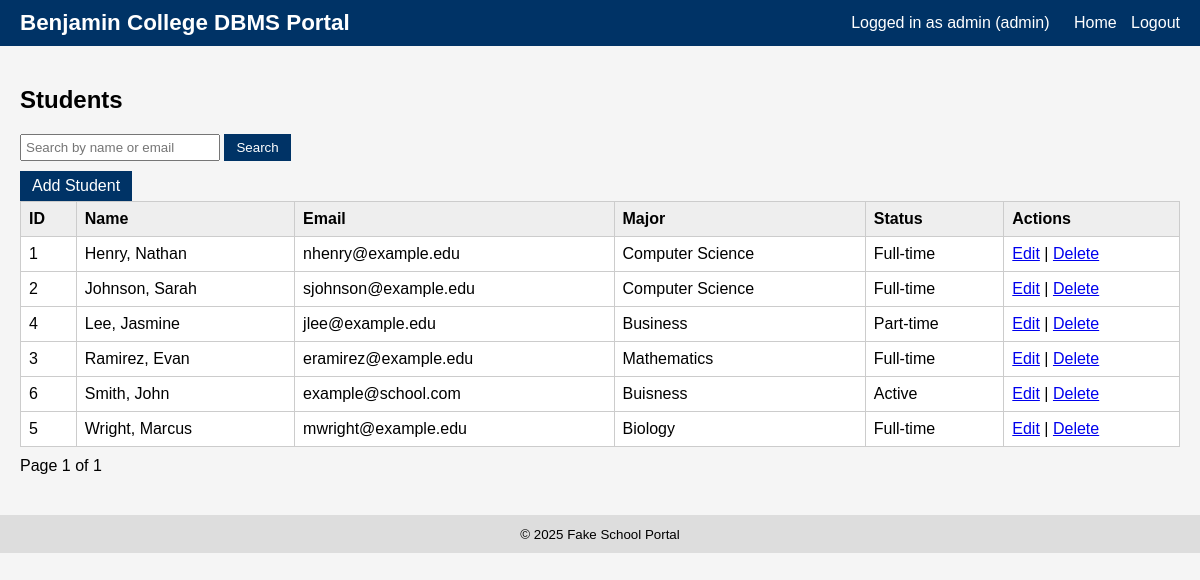
/admin/students (signed in), run on the app's committed database.
### tables this page shows
CREATE TABLE Student (
    student_id INTEGER PRIMARY KEY AUTOINCREMENT,
    first_name TEXT NOT NULL,
    last_name TEXT NOT NULL,
    email TEXT UNIQUE,
    major TEXT,
    status TEXT,
    gpa REAL DEFAULT NULL,
    applied_on TEXT
);

### app.py (the view)
@app.route("/admin/students")
@login_required(role="admin")
def admin_students():
    db = get_db()
    q = request.args.get("q", "").strip()
    page = int(request.args.get("page", 1))
    per_page = 10
    base_sql = "FROM Student WHERE 1=1"
    params = []
    if q:
        base_sql += " AND (first_name LIKE ? OR last_name LIKE ? OR email LIKE ?)"
        like = f"%{q}%"
        params.extend([like, like, like])
    total = db.execute(f"SELECT COUNT(*) AS c {base_sql}", params).fetchone()["c"]
    total_pages = max(1, math.ceil(total / per_page))
    page = max(1, min(page, total_pages))
    offset = (page - 1) * per_page
    students = db.execute(
        f"SELECT * {base_sql} ORDER BY last_name, first_name LIMIT ? OFFSET ?",
        params + [per_page, offset],
    ).fetchall()
    return render_template(
        "students.html",
        students=students,
        q=q,
        page=page,
        total_pages=total_pages,
    )

### app.py (called while the page is built)
def get_db():
    if "db" not in g:
        g.db = sqlite3.connect(DATABASE)
        g.db.row_factory = sqlite3.Row
    return g.db

def login_required(role=None):
    def decorator(view):
        @wraps(view)
        def wrapped_view(**kwargs):
            if "user_id" not in session:
                return redirect(url_for("login"))
            if role and session.get("role") != role:
                flash("Unauthorized access.")
                return redirect(url_for("home"))
            return view(**kwargs)
        return wrapped_view
    return decorator

### templates/students.html (shortened to what this page needs)
{% extends "base.html" %}
{% block content %}
<h2>Students</h2>
<form method="get" class="search-form">
    <input type="text" name="q" placeholder="Search by name or email" value="{{ q or '' }}">
    <button type="submit">Search</button>
</form>
<a class="button" href="{{ url_for('admin_add_student') }}">Add Student</a>
<table>
    <tr>
        <th>ID</th><th>Name</th><th>Email</th><th>Major</th><th>Status</th><th>Actions</th>
    </tr>
    {% for s in students %}
    <tr>
        <td>{{ s.student_id }}</td>
        <td>{{ s.last_name }}, {{ s.first_name }}</td>
        <td>{{ s.email }}</td>
        <td>{{ s.major }}</td>
        <td>{{ s.status }}</td>
        <td>
            <a href="{{ url_for('admin_edit_student', student_id=s.student_id) }}">Edit</a> |
            <a href="{{ url_for('admin_delete_student', student_id=s.student_id) }}"
               onclick="return confirm('Are you sure?');">Delete</a>
        </td>
    </tr>
    {% endfor %}
</table>
<div class="pagination">
    <span>Page {{ page }} of {{ total_pages }}</span>
</div>
{% endblock %}

### templates/base.html (shortened to what this page needs)
<!doctype html>
<html lang="en">
<head>
    <link rel="stylesheet" href="{{ url_for('static', filename='style.css') }}">
</head>
<body>
<header>
    <h1>Benjamin College DBMS Portal</h1>
    <nav>
        {% if session.get('user_id') %}
            <span>Logged in as {{ session.get('username') }} ({{ session.get('role') }})</span>
            <a href="{{ url_for('home') }}">Home</a>
            <a href="{{ url_for('logout') }}">Logout</a>
        {% else %}
            <a href="{{ url_for('login') }}">Login</a>
        {% endif %}
    </nav>
</header>
<main>
    {% block content %}{% endblock %}
</main>
<footer>
    <small>&copy; 2025 Fake School Portal</small>
</footer>
</body>
</html>

### static/style.css (style rules this page uses)
body { font-family: Arial, sans-serif; margin: 0; background: #f5f5f5; }
header { background: #003366; color: white; padding: 10px 20px; display: flex; justify-content: space-between; align-items: center; }
header h1 { margin: 0; font-size: 1.4rem; }
nav a { color: white; margin-left: 10px; text-decoration: none; }
nav span { margin-right: 10px; }
main { padding: 20px; }
footer { text-align: center; padding: 10px; background: #ddd; margin-top: 20px; }
table { border-collapse: collapse; width: 100%; background: white; }
table th, table td { border: 1px solid #ccc; padding: 8px; text-align: left; }
table th { background: #eee; }
.button, button { display: inline-block; padding: 6px 12px; background: #003366; color: white; border: none; text-decoration: none; cursor: pointer; }
form input[type="text"], form input[type="email"], form input[type="password"], form input[type="number"] { width: 100%; padding: 6px; box-sizing: border-box; }
.search-form { margin-bottom: 10px; }
.search-form input[type="text"] { width: 200px; padding: 4px; }
.pagination { margin-top: 10px; }

### data on the page
Student: student_id "1", last_name "Henry", first_name "Nathan", email "nhenry@example.edu", major "Computer Science", status "Full-time"
Student: student_id "2", last_name "Johnson", first_name "Sarah", email "sjohnson@example.edu", major "Computer Science", status "Full-time"
Student: student_id "4", last_name "Lee", first_name "Jasmine", email "jlee@example.edu", major "Business", status "Part-time"
Student: student_id "3", last_name "Ramirez", first_name "Evan", email "eramirez@example.edu", major "Mathematics", status "Full-time"
Student: student_id "6", last_name "Smith", first_name "John", email "example@school.com", major "Buisness", status "Active"
Student: student_id "5", last_name "Wright", first_name "Marcus", email "mwright@example.edu", major "Biology", status "Full-time"

### other printed values
{{ session.get('username') }} "admin"
{{ session.get('role') }} "admin"
{{ page }} "1"
{{ total_pages }} "1"
